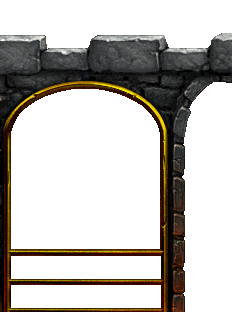
#> input picture assets/hud/minimap/minimap_arch.png, 232 x 312 px; its folder holds only this picture in this run
$ python analyze.py ../../assets/hud/minimap/minimap_arch.png
#> lines starting #> are read from the running program, lines starting #| are printed output that depends on the picture
### scripts/qa/common.py
"""Shared helpers: root shell, Android screen facts, PNG I/O, tiny numpy toolkit.

The QA toolkit must run on Termux with only python3 + Pillow + numpy, so every
image algorithm here is implemented locally (no scipy/opencv dependency).
"""

from __future__ import annotations

import json
import math
import subprocess
import sys
import time
from pathlib import Path

ROOT = Path(__file__).resolve().parents[2]
# The repo is also reachable through the legacy `wc3rust` symlink; callers may
# pass --out paths below either spelling. Keep a resolved alias so `rel()` can
# express both as relative to the same root instead of raising ValueError.
ROOT_RESOLVED = ROOT.resolve()
ANALYSIS = ROOT / "analysis" / "agent-qa"
PKG = "org.wc3rust.p0"
ACTIVITY = "org.libsdl.app.SDLActivity"
COMPONENT = f"{PKG}/{ACTIVITY}"


class QaError(RuntimeError):
    pass


# [33 lines left out: functions su, su_ok, root_identity, not called in this run]


def png_bytes(data: bytes) -> bool:
    return len(data) > 8 and data[:8] == b"\x89PNG\r\n\x1a\n"


def save_json(path: Path, payload: dict) -> None:
    path.parent.mkdir(parents=True, exist_ok=True)
    path.write_text(json.dumps(payload, indent=2, sort_keys=False) + "\n")


# [8 lines left out: function rel, not called in this run]


# --------------------------------------------------------------------------- image


def load_rgb(path: str | Path):
    from PIL import Image

    return Image.open(path).convert("RGB")
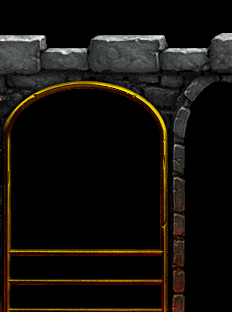
#> returned value: PIL image 232x312 RGB; mean R, G, B 19.9, 16.6, 11.8


# [125 lines left out: functions load_rgba, gray_array, box_blur, runs_of_row, components, luminance and 2 more, not called in this run]


def now_iso() -> str:
    return time.strftime("%Y-%m-%dT%H:%M:%S%z")


def fail(msg: str) -> None:
    print(f"QA_ERROR: {msg}", file=sys.stderr)
    raise SystemExit(2)


def human_px_dp(px: float, density: float) -> float:
    return px / (density / 160.0) if density else px / 3.0


# [6 lines left out: function rect_intersection, not called in this run]


def rect_union_area(rects: list[tuple[float, float, float, float]]) -> float:
    return sum(max(0.0, r[2] - r[0]) * max(0.0, r[3] - r[1]) for r in rects)

### scripts/qa/analyze.py
#!/usr/bin/env python3
"""Visual regression analyzer for wc3rust screenshots.

Gate classes (every one is a hard FAIL unless marked WARN):
  system_bar_overlap      HUD chrome/text under the status bar, cutout or nav bar
  touch_targets           an interactive rect smaller than 48 dp
  button_overlap          two command-card rects intersect
  button_clipping         a command-card rect leaves the safe area / screen
  command_cluster         cluster taller than 40% of the screen, or its bbox
                          leaves the safe area (scattered/clipped command card)
  tiny_text               HUD glyph line shorter than 24 px (8 dp at 480 dpi)
  text_contrast           HUD text contrast ratio below 3.0 (WCAG large text)
  text_overlap            two HUD text lines overlap by >15% of the smaller box
  terrain_seams           periodic straight tile-edge energy (checkerboard)
  terrain_flat_patches    large connected untextured/flat terrain rectangles
  black_holes             near-black world regions (texture holes)
  white_holes             near-white world regions (giant white plane)
  pink_alpha              magenta/alpha-checker texels in the world
  units_visible           no player/enemy unit tint clusters in the world
  joystick_contrast       joystick disc/knob contrast against terrain
  minimap_readability     empty/low-contrast minimap or no unit dots
  selection_readability   empty selection panel or unreadable text
  command_icons           a command button has no icon texture inside it

Usage:
    python3 -m scripts.qa.analyze SHOT.png --json-out out.json --annotated out.png \
        --insets 120,120,0,48 --density 480 --fps 120
"""

from __future__ import annotations

import argparse
import json
import math
import sys
from pathlib import Path

import numpy as np
from PIL import Image, ImageDraw

from . import common, layout
from .common import components, contrast_ratio, human_px_dp

FONT = None


# [19 lines left out: function _font, not called in this run]


class Gate:
    # [15 lines left out: functions __init__, as_dict, not called in this run]


def _insets_from_args(text: str | None) -> dict:
    if not text:
        return {"left": 0, "top": 0, "right": 0, "bottom": 0, "status_visible": False, "nav_visible": False}
    parts = [int(v) for v in text.split(",")]
    if len(parts) != 4:
        raise SystemExit("--insets must be L,T,R,B")
    return {
        "left": parts[0],
        "top": parts[1],
        "right": parts[2],
        "bottom": parts[3],
        "status_visible": parts[1] > 0,
        "nav_visible": parts[3] > 0,
    }


# ------------------------------------------------------------------ detection


# [369 lines left out: functions detect_overlays, _mask_overlays, detect_chrome, measure_band, detect_text, detect_units and 5 more, not called in this run]


# --------------------------------------------------------------------- report


def _console_gate(gates: list[Gate], gate_id: str, ok: bool, detail: str, severity: str = "fail", **metrics) -> None:
    gates.append(Gate(gate_id, ok, detail, severity=severity, **metrics))


def build_console(
    image_path: Path,
    insets: dict,
    density: float,
    fps: float | None,
    frame_meta: dict | None,
    safe: dict | None = None,
    selected: int = 0,
) -> dict:
    """1:1 console HUD gate (the post-merge base), not the rejected mobile rings."""
    image = common.load_rgb(image_path)
    w, h = image.size
#> w = 232; h = 312
    rgb = np.asarray(image)
    clean = rgb
#> (the run stopped early here; a loop or call above may not have finished)

$ run again, on assets/hud/minimap/minimap_frame_9s.png
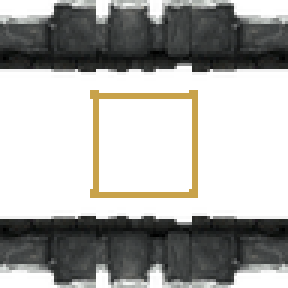
#> input picture assets/hud/minimap/minimap_frame_9s.png, 96 x 96 px (shown 3 times larger)
#> in load_rgb, `return Image.open(path).convert("RGB")`:
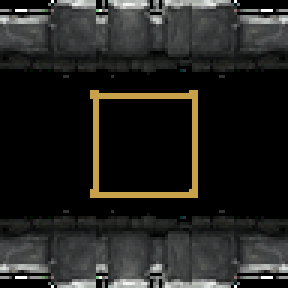
#> returned value: PIL image 96x96 RGB (shown 3 times larger); mean R, G, B 35.5, 35.3, 32.2
